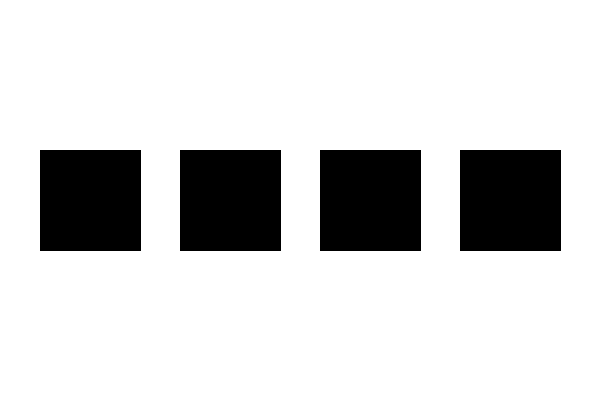
Frame 1 (no input)
Frame 60 (the mouse pressed at the canvas centre just before this capture): identical to frame 1, image omitted
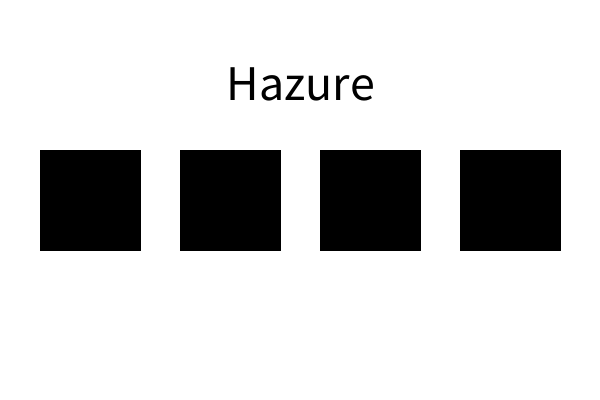
Frame 120 (the mouse held since frame 60 and released just before this capture)

The Processing sketch that drew these frames (run headless with seeded random() and noise(); from frame 60 on, the mouse is pressed at the canvas centre):

// Processing sketch: Find_it2
// ── Find_it2.pde
float[] xList = new float[4];
float[] yList = new float[4];
int atari = 0;
void setup() {
  size(600,400);
  atari = (int)random(4);
}

void draw() {
  background(255);
  fill(0);
  for (int i=0; i<4; i++) {
    xList[i] = 40+140*i;
    yList[i] = 150;
    rect(xList[i], yList[i], 100, 100);
  }
  if (mousePressed) {
    if (mouseX>xList[atari] && mouseX<xList[atari]+100
      && mouseY>yList[atari] && mouseY<yList[atari]+100) {
      textSize(50);
      textAlign(CENTER);
      text("Atari", width/2, 100);
    } else {
      textSize(50);
      textAlign(CENTER);
      text("Hazure", width/2, 100);
    }
  }
}
